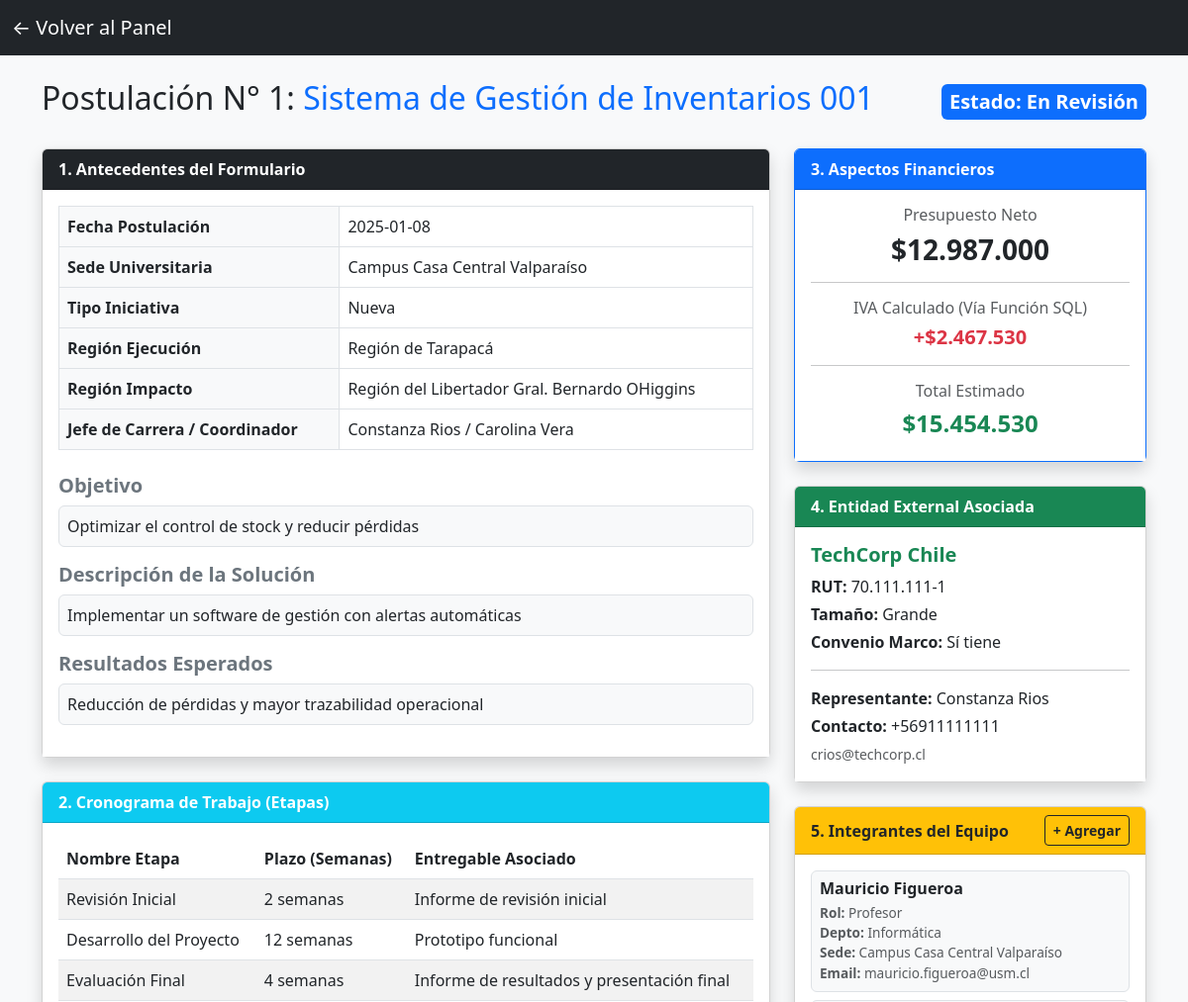
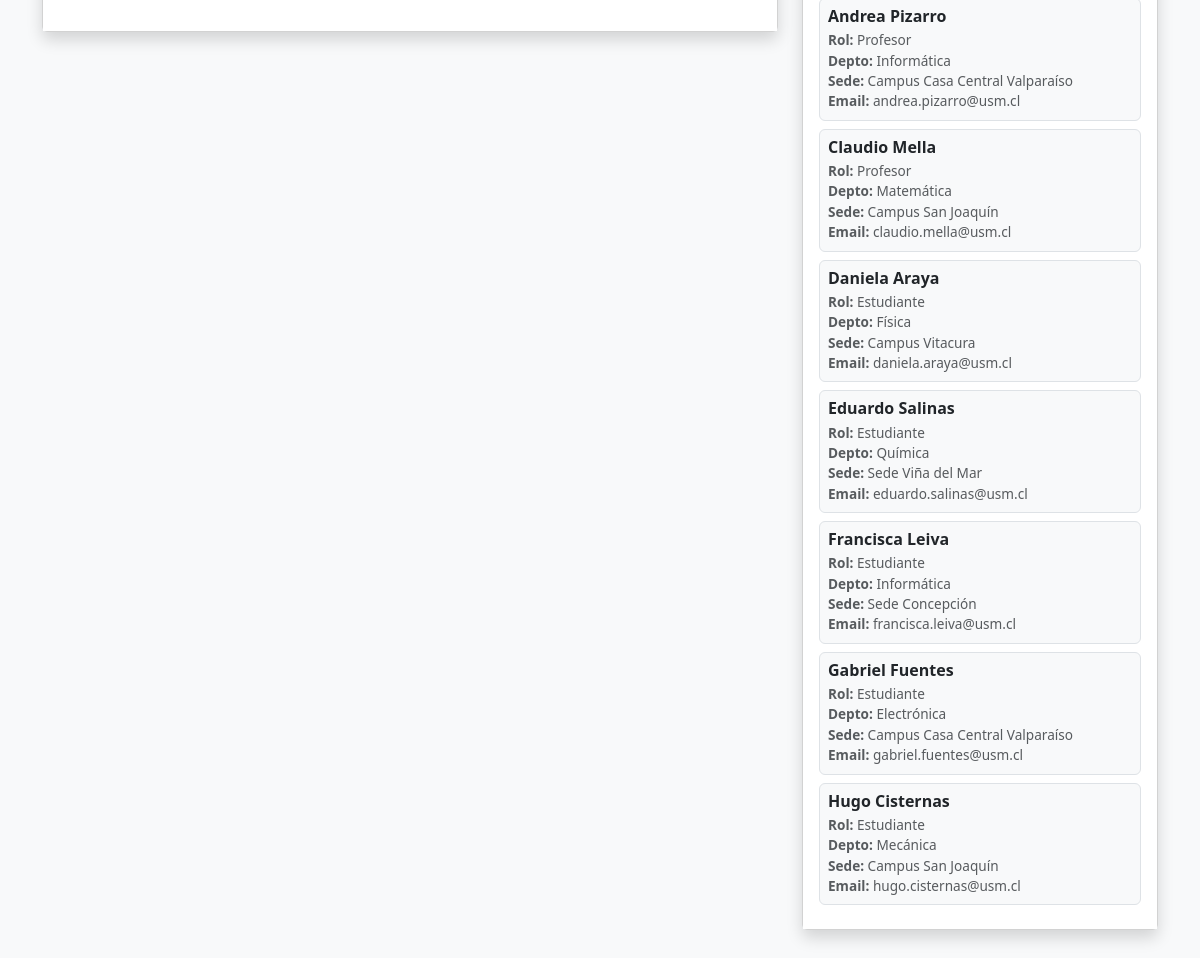
Page /ver_postulacion.php?id=1 (signed in) on the committed database (2 pictures, top to bottom).
### tables this page shows
CREATE TABLE `postulacion` (
  `id_postulacion` int(11) NOT NULL,
  `fecha_postulacion` date NOT NULL,
  `id_sede` int(11) NOT NULL,
  `id_region_ejecucion` int(11) NOT NULL,
  `id_region_impacto` int(11) NOT NULL,
  `jefe_carrera` varchar(100) NOT NULL,
  `coordinador_proyectos` varchar(100) NOT NULL,
  `rut_empresa` varchar(15) NOT NULL,
  `id_tipo_iniciativa` int(11) NOT NULL,
  `nombre_iniciativa` varchar(150) NOT NULL,
  `objetivo` varchar(255) NOT NULL,
  `descripcion_solucion` varchar(255) NOT NULL,
  `resultados_esperados` varchar(255) NOT NULL,
  `id_estado` int(11) NOT NULL,
  `presupuesto_total` int(11) NOT NULL
);

CREATE TABLE `estado_postulacion` (
  `id_estado` int(11) NOT NULL,
  `descripcion` varchar(50) NOT NULL
);

CREATE TABLE `sede` (
  `id_sede` int(11) NOT NULL,
  `nombre_sede` varchar(100) NOT NULL
);

CREATE TABLE `tipo_iniciativa` (
  `id_tipo_iniciativa` int(11) NOT NULL,
  `des_iniciativa` varchar(50) NOT NULL
);

CREATE TABLE `region` (
  `id_region` int(11) NOT NULL,
  `nombre_region` varchar(100) NOT NULL
);

CREATE TABLE `etapa` (
  `id_etapa` int(11) NOT NULL,
  `id_postulacion` int(11) NOT NULL,
  `nombre_etapa` varchar(100) NOT NULL,
  `plazos_semanas` int(11) NOT NULL,
  `entregable` varchar(100) NOT NULL
);

CREATE TABLE `empresa` (
  `rut_empresa` varchar(15) NOT NULL,
  `nombre_empresa` varchar(100) NOT NULL,
  `id_tamano` int(11) NOT NULL,
  `nombre_representante` varchar(100) NOT NULL,
  `mail_representante` varchar(100) NOT NULL,
  `telefono_representante` varchar(20) NOT NULL,
  `convenio_marco` tinyint(1) NOT NULL
);

CREATE TABLE `tamano_empresa` (
  `id_tamano` int(11) NOT NULL,
  `des_empresa` varchar(50) NOT NULL
);

CREATE TABLE `integrante` (
  `id_integrante` int(11) NOT NULL,
  `id_equipo` int(11) NOT NULL,
  `rut_integrante` varchar(15) NOT NULL,
  `nombre` varchar(100) NOT NULL,
  `departamento_area` varchar(100) NOT NULL,
  `id_sede` int(11) NOT NULL,
  `email` varchar(100) NOT NULL,
  `telefono` varchar(20) DEFAULT NULL,
  `id_tipo_integrante` int(11) NOT NULL
);

CREATE TABLE `tipo_integrante` (
  `id_tipo_integrante` int(11) NOT NULL,
  `des_integrante` varchar(50) NOT NULL
);

### web/ver_postulacion.php (the view, shortened to what this page needs)
<?php
require 'conexion.php';
$id_postulacion = $_GET['id'] ?? null;
try {
    $sqlPost = "SELECT p.*, s.nombre_sede,
                       re.nombre_region AS region_ejecucion,
                       ri.nombre_region AS region_impacto,
                       ep.descripcion AS estado_desc,
                       ti.des_iniciativa,
                       calcular_iva(p.presupuesto_total) AS iva_calculado
                FROM postulacion p
                JOIN sede s ON p.id_sede = s.id_sede
                JOIN region re ON p.id_region_ejecucion = re.id_region
                JOIN region ri ON p.id_region_impacto = ri.id_region
                JOIN estado_postulacion ep ON p.id_estado = ep.id_estado
                JOIN tipo_iniciativa ti ON p.id_tipo_iniciativa = ti.id_tipo_iniciativa
                WHERE p.id_postulacion = :id";
    $stmt = $pdo->prepare($sqlPost);
    $stmt->execute(['id' => $id_postulacion]);
    $postulacion = $stmt->fetch(PDO::FETCH_ASSOC);
    $sqlEmp = "SELECT e.*, t.des_empresa
               FROM empresa e
               JOIN tamano_empresa t ON e.id_tamano = t.id_tamano
               WHERE e.rut_empresa = :rut";
    $stmtEmp = $pdo->prepare($sqlEmp);
    $stmtEmp->execute(['rut' => $postulacion['rut_empresa']]);
    $empresa = $stmtEmp->fetch(PDO::FETCH_ASSOC);
    $sqlTeam = "SELECT i.*, ti.des_integrante, s.nombre_sede AS sede_integrante_nom
                FROM integrante i
                JOIN tipo_integrante ti ON i.id_tipo_integrante = ti.id_tipo_integrante
                JOIN sede s ON i.id_sede = s.id_sede
                JOIN equipo_de_trabajo eq ON i.id_equipo = eq.id_equipo
                WHERE eq.id_postulacion = :id";
    $stmtTeam = $pdo->prepare($sqlTeam);
    $stmtTeam->execute(['id' => $id_postulacion]);
    $integrantes = $stmtTeam->fetchAll(PDO::FETCH_ASSOC);
    $sqlEtapas = "SELECT * FROM etapa WHERE id_postulacion = :id";
    $stmtEtapas = $pdo->prepare($sqlEtapas);
    $stmtEtapas->execute(['id' => $id_postulacion]);
    $etapas = $stmtEtapas->fetchAll(PDO::FETCH_ASSOC);
} catch (PDOException $e) {
    die("Error al cargar los detalles: " . $e->getMessage());
}
$panel_regreso = "dashboard_responsable.php";
?>
<!DOCTYPE html>
<html lang="es">
<head>
    <link href="https://cdn.jsdelivr.net/npm/bootstrap@5.3.0/dist/css/bootstrap.min.css" rel="stylesheet">
</head>
<body class="bg-light">
<nav class="navbar navbar-dark bg-dark">
    <div class="container-fluid">
        <a class="navbar-brand" href="<?= $panel_regreso ?>">← Volver al Panel</a>
    </div>
</nav>
<div class="container mt-4 mb-5">
    <div class="d-flex justify-content-between align-items-center mb-4">
        <h2>Postulación N° <?= $postulacion['id_postulacion'] ?>: <span class="text-primary"><?= htmlspecialchars($postulacion['nombre_iniciativa']) ?></span></h2>
        <span class="fs-5 badge bg-primary p-2">Estado: <?= htmlspecialchars($postulacion['estado_desc']) ?></span>
    </div>
    <div class="row">
        <div class="col-lg-8">
            <div class="card shadow mb-4">
                <div class="card-header bg-dark text-white fw-bold">1. Antecedentes del Formulario</div>
                <div class="card-body bg-white">
                    <table class="table table-bordered">
                        <tr>
                            <th class="w-30 bg-light">Fecha Postulación</th>
                            <td><?= htmlspecialchars($postulacion['fecha_postulacion']) ?></td>
                        </tr>
                        <tr>
                            <th class="bg-light">Sede Universitaria</th>
                            <td><?= htmlspecialchars($postulacion['nombre_sede']) ?></td>
                        </tr>
                        <tr>
                            <th class="bg-light">Tipo Iniciativa</th>
                            <td><?= htmlspecialchars($postulacion['des_iniciativa']) ?></td>
                        </tr>
                        <tr>
                            <th class="bg-light">Región Ejecución</th>
                            <td><?= htmlspecialchars($postulacion['region_ejecucion']) ?></td>
                        </tr>
                        <tr>
                            <th class="bg-light">Región Impacto</th>
                            <td><?= htmlspecialchars($postulacion['region_impacto']) ?></td>
                        </tr>
                        <tr>
                            <th class="bg-light">Jefe de Carrera / Coordinador</th>
                            <td><?= htmlspecialchars($postulacion['jefe_carrera']) ?> / <?= htmlspecialchars($postulacion['coordinador_proyectos']) ?></td>
                        </tr>
                    </table>
                    <h5 class="mt-4 fw-bold text-secondary">Objetivo</h5>
                    <p class="border p-2 bg-light rounded"><?= nl2br(htmlspecialchars($postulacion['objetivo'])) ?></p>
                    <h5 class="fw-bold text-secondary">Descripción de la Solución</h5>
                    <p class="border p-2 bg-light rounded"><?= nl2br(htmlspecialchars($postulacion['descripcion_solucion'])) ?></p>
                    <h5 class="fw-bold text-secondary">Resultados Esperados</h5>
                    <p class="border p-2 bg-light rounded"><?= nl2br(htmlspecialchars($postulacion['resultados_esperados'])) ?></p>
                </div>
            </div>
            <div class="card shadow mb-4">
                <div class="card-header bg-info text-white fw-bold">2. Cronograma de Trabajo (Etapas)</div>
                <div class="card-body bg-white">
                    <table class="table table-striped">
                        <thead>
                            <tr>
                                <th>Nombre Etapa</th>
                                <th>Plazo (Semanas)</th>
                                <th>Entregable Asociado</th>
                            </tr>
                        </thead>
                        <tbody>
                            <?php foreach ($etapas as $etapa): ?>
                                <tr>
                                    <td><?= htmlspecialchars($etapa['nombre_etapa']) ?></td>
                                    <td><?= htmlspecialchars($etapa['plazos_semanas']) ?> semanas</td>
                                    <td><?= htmlspecialchars($etapa['entregable']) ?></td>
                                </tr>
                            <?php endforeach; ?>
                        </tbody>
                    </table>
                </div>
            </div>
        </div>
        <div class="col-lg-4">
            <div class="card shadow mb-4 border-primary">
                <div class="card-header bg-primary text-white fw-bold">3. Aspectos Financieros</div>
                <div class="card-body bg-white text-center">
                    <h6 class="text-muted">Presupuesto Neto</h6>
                    <h3 class="text-dark fw-bold">$<?= number_format($postulacion['presupuesto_total'], 0, ',', '.') ?></h3>
                    <hr>
                    <h6 class="text-muted">IVA Calculado (Vía Función SQL)</h6>
                    <h5 class="text-danger fw-bold">+$<?= number_format($postulacion['iva_calculado'], 0, ',', '.') ?></h5>
                    <hr>
                    <h6 class="text-muted">Total Estimado</h6>
                    <h4 class="text-success fw-bold">$<?= number_format($postulacion['presupuesto_total'] + $postulacion['iva_calculado'], 0, ',', '.') ?></h4>
                </div>
            </div>
            <div class="card shadow mb-4">
                <div class="card-header bg-success text-white fw-bold">4. Entidad External Asociada</div>
                <div class="card-body bg-white">
                    <?php if ($empresa): ?>
                        <h5 class="fw-bold text-success"><?= htmlspecialchars($empresa['nombre_empresa']) ?></h5>
                        <p class="mb-1"><strong>RUT:</strong> <?= htmlspecialchars($empresa['rut_empresa']) ?></p>
                        <p class="mb-1"><strong>Tamaño:</strong> <?= htmlspecialchars($empresa['des_empresa']) ?></p>
                        <p class="mb-1"><strong>Convenio Marco:</strong> <?= $empresa['convenio_marco'] ? 'Sí tiene' : 'No tiene' ?></p>
                        <hr>
                        <p class="mb-1"><strong>Representante:</strong> <?= htmlspecialchars($empresa['nombre_representante']) ?></p>
                        <p class="mb-1"><strong>Contacto:</strong> <?= htmlspecialchars($empresa['telefono_representante']) ?></p>
                        <p class="mb-0"><small class="text-muted"><?= htmlspecialchars($empresa['mail_representante']) ?></small></p>
                    <?php else: ?>
                        <p class="text-muted">No hay información de la empresa registrada.</p>
                    <?php endif; ?>
                </div>
            </div>
            <div class="card shadow mb-4">
                <div class="card-header bg-warning text-dark fw-bold d-flex justify-content-between align-items-center">
                    <span>5. Integrantes del Equipo</span>
                    <?php if ($_SESSION['id_rol'] == 1): ?>
                        <a href="agregar_integrante.php?id_postulacion=<?= $postulacion['id_postulacion'] ?>" class="btn btn-sm btn-outline-dark fw-bold">+ Agregar</a>
                    <?php endif; ?>
                </div>
                <div class="card-body bg-white">
                    <?php if (count($integrantes) > 0): ?>
                        <?php foreach ($integrantes as $int): ?>
                            <div class="p-2 mb-2 bg-light border rounded">
                                <h6 class="fw-bold mb-1"><?= htmlspecialchars($int['nombre']) ?></h6>
                                <p class="mb-0 card-text text-muted" style="font-size: 0.85rem;">
                                    <strong>Rol:</strong> <?= htmlspecialchars($int['des_integrante']) ?><br>
                                    <strong>Depto:</strong> <?= htmlspecialchars($int['departamento_area']) ?><br>
                                    <strong>Sede:</strong> <?= htmlspecialchars($int['sede_integrante_nom']) ?><br>
                                    <strong>Email:</strong> <?= htmlspecialchars($int['email']) ?>
                                </p>
                            </div>
                        <?php endforeach; ?>
                    <?php else: ?>
                        <p class="text-muted">No hay integrantes registrados en el equipo.</p>
                    <?php endif; ?>
                </div>
            </div>
        </div>
    </div>
</div>
</body>
</html>

### rows in the picture
postulacion: id_postulacion "1", nombre_iniciativa "Sistema de Gestión de Inventarios 001", id_estado.descripcion "En Revisión", fecha_postulacion "2025-01-08", id_sede.nombre_sede "Campus Casa Central Valparaíso", id_tipo_iniciativa.des_iniciativa "Nueva", id_region_ejecucion.nombre_region "Región de Tarapacá", id_region_impacto.nombre_region "Región del Libertador Gral. Bernardo OHiggins", jefe_carrera "Constanza Rios", coordinador_proyectos "Carolina Vera", objetivo "Optimizar el control de stock y reducir pérdidas", descripcion_solucion "Implementar un software de gestión con alertas automáticas", resultados_esperados "Reducción de pérdidas y mayor trazabilidad operacional", presupuesto_total "12.987.000"
etapa: nombre_etapa "Revisión Inicial", plazos_semanas "2", entregable "Informe de revisión inicial"
etapa: nombre_etapa "Desarrollo del Proyecto", plazos_semanas "12", entregable "Prototipo funcional"
etapa: nombre_etapa "Evaluación Final", plazos_semanas "4", entregable "Informe de resultados y presentación final"
empresa: nombre_empresa "TechCorp Chile", rut_empresa "70.111.111-1", id_tamano.des_empresa "Grande", nombre_representante "Constanza Rios", telefono_representante "+56911111111", mail_representante "crios@techcorp.cl"
integrante: nombre "Mauricio Figueroa", id_tipo_integrante.des_integrante "Profesor", departamento_area "Informática", id_sede.nombre_sede "Campus Casa Central Valparaíso", email "mauricio.figueroa@usm.cl"
integrante: nombre "Andrea Pizarro", id_tipo_integrante.des_integrante "Profesor", departamento_area "Informática", id_sede.nombre_sede "Campus Casa Central Valparaíso", email "andrea.pizarro@usm.cl"
integrante: nombre "Claudio Mella", id_tipo_integrante.des_integrante "Profesor", departamento_area "Matemática", id_sede.nombre_sede "Campus San Joaquín", email "claudio.mella@usm.cl"
integrante: nombre "Daniela Araya", id_tipo_integrante.des_integrante "Estudiante", departamento_area "Física", id_sede.nombre_sede "Campus Vitacura", email "daniela.araya@usm.cl"
integrante: nombre "Eduardo Salinas", id_tipo_integrante.des_integrante "Estudiante", departamento_area "Química", id_sede.nombre_sede "Sede Viña del Mar", email "eduardo.salinas@usm.cl"
integrante: nombre "Francisca Leiva", id_tipo_integrante.des_integrante "Estudiante", departamento_area "Informática", id_sede.nombre_sede "Sede Concepción", email "francisca.leiva@usm.cl"
integrante: nombre "Gabriel Fuentes", id_tipo_integrante.des_integrante "Estudiante", departamento_area "Electrónica", id_sede.nombre_sede "Campus Casa Central Valparaíso", email "gabriel.fuentes@usm.cl"
integrante: nombre "Hugo Cisternas", id_tipo_integrante.des_integrante "Estudiante", departamento_area "Mecánica", id_sede.nombre_sede "Campus San Joaquín", email "hugo.cisternas@usm.cl"

### other values in the picture
$postulacion['iva_calculado'] "2.467.530"
$postulacion['presupuesto_total'] + $postulacion['iva_calculado'] "15.454.530"
